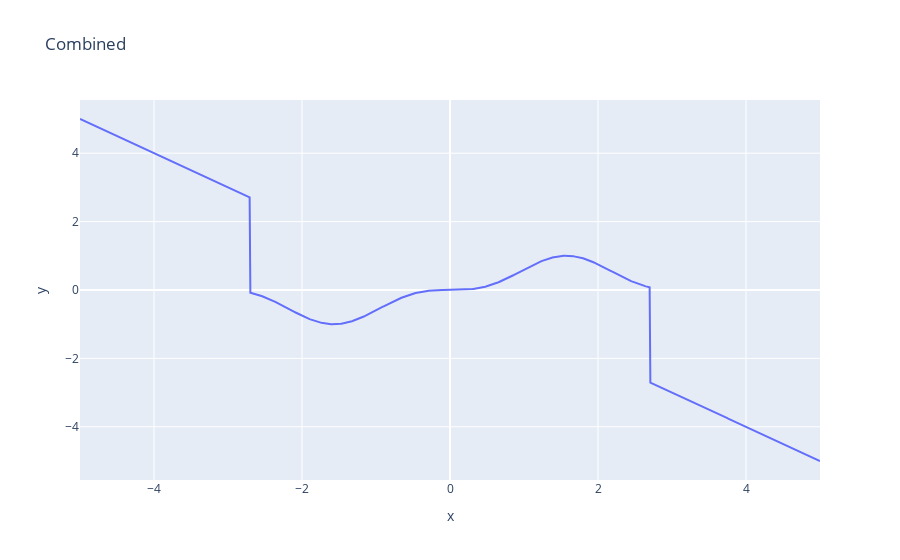

Write notebook code for a chart like this one.
### Code cell
y_com = np.where((x>=-2.7) & (x<=2.7), y_sin, y_lin)
px.line(x=x, y=y_com, title='Combined')

### Figure 1 — Plotly figure (JSON) as saved in the notebook; plotly's stock layout.template omitted (floating-point values rounded to 4 significant figures; data arrays with more than 128 entries replaced by an {"elided": "..."} marker saying what was removed)
{"data": [{"hovertemplate": "x=%{x}<br>y=%{y}<extra></extra>", "legendgroup": "", "line": {"color": "#636efa", "dash": "solid"}, "mode": "lines", "name": "", "orientation": "v", "showlegend": false, "type": "scatter", "x": {"elided": "1000 float values"}, "xaxis": "x", "y": {"elided": "1000 float values"}, "yaxis": "y"}], "layout": {"legend": {"tracegroupgap": 0}, "title": {"text": "Combined"}, "xaxis": {"anchor": "y", "domain": [0, 1], "title": {"text": "x"}}, "yaxis": {"anchor": "x", "domain": [0, 1], "title": {"text": "y"}}}}
